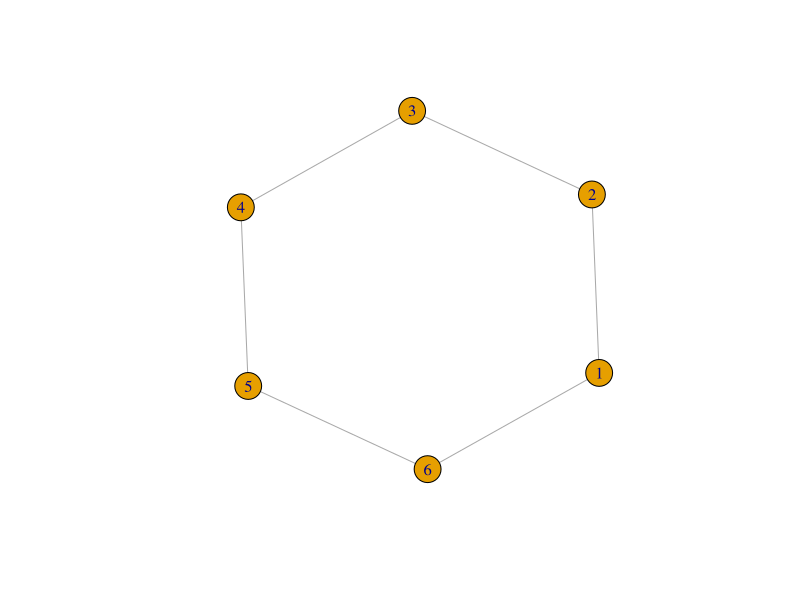
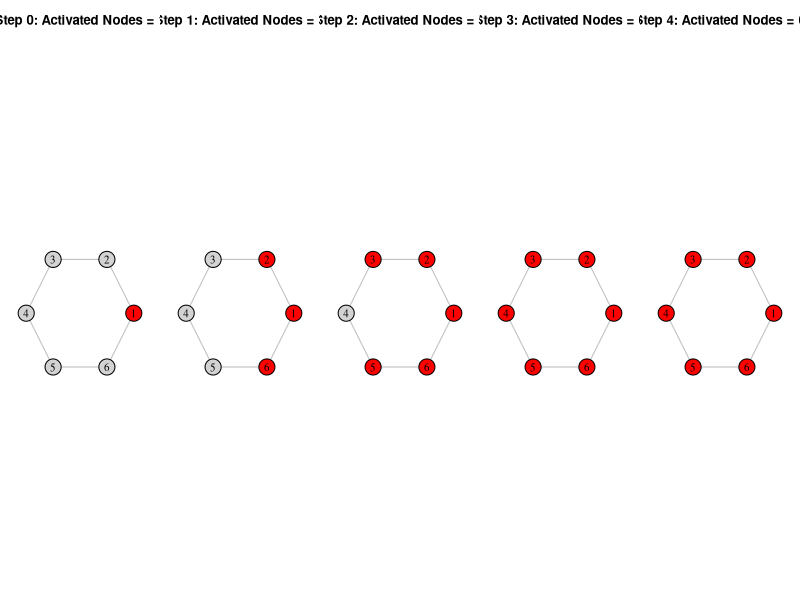

Write the R code that produced these figures, in order.
install.packages("igraph")


library(igraph)
ring <- make_ring(6)
show(ring)
plot(ring)

icm_simulation <- function(graph,seed_node,activation_prob=0.2){
  V(graph)$active<-0
  
  V(graph)[seed_node]$active<-1
  
  newly_active <- seed_node
  
  activation_hist<-list()
  activation_hist[[1]]<-V(graph)$active
  
  step <- 1
  while(length(newly_active)>0){
    step<-step+1
    currently_new_active<-c()
    
    for (node_id in newly_active){
      neighbors <- neighbors(graph, node_id)
      inactive_neighbors <- neighbors[V(graph)[neighbors]$active==0]
      
      for (neighbor_id in inactive_neighbors) {
        if(runif(1)<=activation_prob){
          V(graph)[neighbor_id]$active<-1
          currently_new_active<-c(currently_new_active, neighbor_id)
        }
        
      }
    } 
    newly_active <- unique(currently_new_active)
    
    activation_hist[[step]]<-V(graph)$active
    
    if(length(newly_active)==0){
      break
    }
  }
  return(list(final_state=V(graph)$active, history = activation_hist))
}
seed_node <- 1

cat(paste0("Starting ICM simulation with seed node: ", seed_node, " and activation probability of 1.\n"))

# Run the simulation
icm_result <- icm_simulation(ring, seed_node, activation_prob = 1)

# Display the final activation state
cat("\nFinal activation state (0 = inactive, 1 = active):\n")
print(icm_result$final_state)


node_colors <- c("lightgray", "red") # lightgray for inactive, red for active


# Plot each step of the activation history
par(mfrow = c(1, length(icm_result$history)), mar = c(1, 1, 3, 1)) # Arrange plots in a row

for (i in seq_along(icm_result$history)) {
  current_state <- icm_result$history[[i]]
  # Set node colors based on activation state
  V(ring)$color <- node_colors[current_state + 1] # +1 because R indexing starts at 1
  
  # Plot the graph for the current step
  plot(ring,
       main = paste0("Step ", i-1, ": Activated Nodes = ", sum(current_state)),
       vertex.label = V(ring)$name,
       vertex.label.color = "black",
       vertex.size = 30,
       edge.color = "gray",
       layout = layout_in_circle(ring)) 
}

# Reset plotting parameters
par(mfrow = c(1, 1), mar = c(5, 4, 4, 2) + 0.1)
